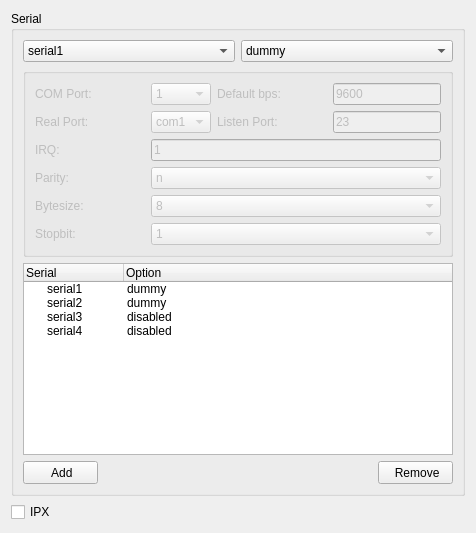
     <widget class="QWidget" name="pageInternet">
      <layout class="QGridLayout" name="gridLayout_11">
       <item row="0" column="0">
        <widget class="QGroupBox" name="groupBoxDirectSerial">
         <property name="title">
          <string>Serial</string>
         </property>
         <layout class="QGridLayout" name="gridLayout_3">
          <item row="0" column="0">
           <layout class="QHBoxLayout" name="hlSerial">
            <property name="spacing">
             <number>6</number>
            </property>
            <property name="margin">
             <number>0</number>
            </property>
            <item>
             <widget class="QComboBox" name="comboBoxDSSerial">
              <item>
               <property name="text">
                <string>serial1</string>
               </property>
              </item>
              <item>
               <property name="text">
                <string>serial2</string>
               </property>
              </item>
              <item>
               <property name="text">
                <string>serial3</string>
               </property>
              </item>
              <item>
               <property name="text">
                <string>serial4</string>
               </property>
              </item>
             </widget>
            </item>
            <item>
             <widget class="QComboBox" name="comboBoxDSOption">
              <property name="currentIndex">
               <number>1</number>
              </property>
              <item>
               <property name="text">
                <string>disabled</string>
               </property>
              </item>
              <item>
               <property name="text">
                <string>dummy</string>
               </property>
              </item>
              <item>
               <property name="text">
                <string>modem</string>
               </property>
              </item>
              <item>
               <property name="text">
                <string>directserial</string>
               </property>
              </item>
             </widget>
            </item>
           </layout>
          </item>
          <item row="1" column="0">
           <widget class="QGroupBox" name="groupBoxSerialOption">
            <property name="enabled">
             <bool>false</bool>
            </property>
            <property name="title">
             <string/>
            </property>
            <layout class="QGridLayout" name="gridLayout">
             <item row="0" column="0">
              <layout class="QHBoxLayout" name="hlSerialComPort">
               <property name="spacing">
                <number>6</number>
               </property>
               <property name="margin">
                <number>0</number>
               </property>
               <item>
                <widget class="QLabel" name="labelDSComPort">
                 <property name="minimumSize">
                  <size>
                   <width>110</width>
                   <height>0</height>
                  </size>
                 </property>
                 <property name="maximumSize">
                  <size>
                   <width>110</width>
                   <height>16777215</height>
                  </size>
                 </property>
                 <property name="text">
                  <string>COM Port:</string>
                 </property>
                 <property name="buddy">
                  <cstring>comboBoxDSComPort</cstring>
                 </property>
                </widget>
               </item>
               <item>
                <widget class="QComboBox" name="comboBoxDSComPort">
                 <item>
                  <property name="text">
                   <string>1</string>
                  </property>
                 </item>
                 <item>
                  <property name="text">
                   <string>2</string>
                  </property>
                 </item>
                </widget>
               </item>
              </layout>
             </item>
             <item row="0" column="1">
              <layout class="QHBoxLayout" name="hlSerialDefaultBps">
               <property name="spacing">
                <number>6</number>
               </property>
               <property name="margin">
                <number>0</number>
               </property>
               <item>
                <widget class="QLabel" name="labelDSDefaultBps">
                 <property name="minimumSize">
                  <size>
                   <width>110</width>
                   <height>0</height>
                  </size>
                 </property>
                 <property name="maximumSize">
                  <size>
                   <width>110</width>
                   <height>16777215</height>
                  </size>
                 </property>
                 <property name="text">
                  <string>Default bps:</string>
                 </property>
                 <property name="buddy">
                  <cstring>lineEditDSBps</cstring>
                 </property>
                </widget>
               </item>
               <item>
                <widget class="QLineEdit" name="lineEditDSBps">
                 <property name="text">
                  <string>9600</string>
                 </property>
                </widget>
               </item>
              </layout>
             </item>
             <item row="1" column="0">
              <layout class="QHBoxLayout" name="hlSerialRealPort">
               <property name="spacing">
                <number>6</number>
               </property>
               <property name="margin">
                <number>0</number>
               </property>
               <item>
                <widget class="QLabel" name="labelDSRealPort">
                 <property name="minimumSize">
                  <size>
                   <width>110</width>
                   <height>0</height>
                  </size>
                 </property>
                 <property name="maximumSize">
                  <size>
                   <width>110</width>
                   <height>16777215</height>
                  </size>
                 </property>
                 <property name="text">
                  <string>Real Port:</string>
                 </property>
                 <property name="buddy">
                  <cstring>comboBoxDSRealPort</cstring>
                 </property>
                </widget>
               </item>
               <item>
                <widget class="QComboBox" name="comboBoxDSRealPort">
                 <item>
                  <property name="text">
                   <string>com1</string>
                  </property>
                 </item>
                 <item>
                  <property name="text">
                   <string>com2</string>
                  </property>
                 </item>
                 <item>
                  <property name="text">
                   <string>com3</string>
                  </property>
                 </item>
                 <item>
                  <property name="text">
                   <string>com4</string>
                  </property>
                 </item>
                </widget>
               </item>
              </layout>
             </item>
             <item row="1" column="1">
              <layout class="QHBoxLayout" name="hlSerialListenPort">
               <property name="spacing">
                <number>6</number>
               </property>
               <property name="margin">
                <number>0</number>
               </property>
               <item>
                <widget class="QLabel" name="labelDSListenPort">
                 <property name="minimumSize">
                  <size>
                   <width>110</width>
                   <height>0</height>
                  </size>
                 </property>
                 <property name="maximumSize">
                  <size>
                   <width>110</width>
                   <height>16777215</height>
                  </size>
                 </property>
                 <property name="text">
                  <string>Listen Port:</string>
                 </property>
                 <property name="buddy">
                  <cstring>lineEditDSListenPort</cstring>
                 </property>
                </widget>
               </item>
               <item>
                <widget class="QLineEdit" name="lineEditDSListenPort">
                 <property name="text">
                  <string>23</string>
                 </property>
                </widget>
               </item>
              </layout>
             </item>
             <item row="2" column="0" colspan="2">
              <layout class="QHBoxLayout" name="hlSerialIrq">
               <property name="spacing">
                <number>6</number>
               </property>
               <property name="margin">
                <number>0</number>
               </property>
               <item>
                <widget class="QLabel" name="labelDSIrq">
                 <property name="minimumSize">
                  <size>
                   <width>110</width>
                   <height>0</height>
                  </size>
                 </property>
                 <property name="maximumSize">
                  <size>
                   <width>110</width>
                   <height>16777215</height>
                  </size>
                 </property>
                 <property name="text">
                  <string>IRQ:</string>
                 </property>
                 <property name="buddy">
                  <cstring>lineEditDSIrq</cstring>
                 </property>
                </widget>
               </item>
               <item>
                <widget class="QLineEdit" name="lineEditDSIrq">
                 <property name="text">
                  <string>1</string>
                 </property>
                </widget>
               </item>
              </layout>
             </item>
             <item row="3" column="0" colspan="2">
              <layout class="QHBoxLayout" name="hlSerialParity">
               <property name="spacing">
                <number>6</number>
               </property>
               <property name="margin">
                <number>0</number>
               </property>
               <item>
                <widget class="QLabel" name="labelDSParity">
                 <property name="minimumSize">
                  <size>
                   <width>110</width>
                   <height>0</height>
                  </size>
                 </property>
                 <property name="maximumSize">
                  <size>
                   <width>110</width>
                   <height>16777215</height>
                  </size>
                 </property>
                 <property name="text">
                  <string>Parity:</string>
                 </property>
                 <property name="buddy">
                  <cstring>comboBoxDSParity</cstring>
                 </property>
                </widget>
               </item>
               <item>
                <widget class="QComboBox" name="comboBoxDSParity">
                 <item>
                  <property name="text">
                   <string>n</string>
                  </property>
                 </item>
                 <item>
                  <property name="text">
                   <string>e</string>
                  </property>
                 </item>
                 <item>
                  <property name="text">
                   <string>o</string>
                  </property>
                 </item>
                </widget>
               </item>
              </layout>
             </item>
             <item row="4" column="0" colspan="2">
              <layout class="QHBoxLayout" name="hlSerialByteSize">
               <property name="spacing">
                <number>6</number>
               </property>
               <property name="margin">
                <number>0</number>
               </property>
               <item>
                <widget class="QLabel" name="labelDSByteSize">
                 <property name="minimumSize">
                  <size>
                   <width>110</width>
                   <height>0</height>
                  </size>
                 </property>
                 <property name="maximumSize">
                  <size>
                   <width>110</width>
                   <height>16777215</height>
                  </size>
                 </property>
                 <property name="text">
                  <string>Bytesize:</string>
                 </property>
                 <property name="buddy">
                  <cstring>comboBoxDSByteSize</cstring>
                 </property>
                </widget>
               </item>
               <item>
                <widget class="QComboBox" name="comboBoxDSByteSize">
                 <property name="currentIndex">
                  <number>1</number>
                 </property>
                 <item>
                  <property name="text">
                   <string>5</string>
                  </property>
                 </item>
                 <item>
                  <property name="text">
                   <string>8</string>
                  </property>
                 </item>
                </widget>
               </item>
              </layout>
             </item>
             <item row="5" column="0" colspan="2">
              <layout class="QHBoxLayout" name="hlSerialStopBit">
               <property name="spacing">
                <number>6</number>
               </property>
               <property name="margin">
                <number>0</number>
               </property>
               <item>
                <widget class="QLabel" name="labelDSStopBit">
                 <property name="minimumSize">
                  <size>
                   <width>110</width>
                   <height>0</height>
                  </size>
                 </property>
                 <property name="maximumSize">
                  <size>
                   <width>110</width>
                   <height>16777215</height>
                  </size>
                 </property>
                 <property name="text">
                  <string>Stopbit:</string>
                 </property>
                 <property name="buddy">
                  <cstring>comboBoxDSStopBit</cstring>
                 </property>
                </widget>
               </item>
               <item>
                <widget class="QComboBox" name="comboBoxDSStopBit">
                 <item>
                  <property name="text">
                   <string>1</string>
                  </property>
                 </item>
                 <item>
                  <property name="text">
                   <string>2</string>
                  </property>
                 </item>
                </widget>
               </item>
              </layout>
             </item>
            </layout>
           </widget>
          </item>
          <item row="2" column="0">
           <widget class="QTreeWidget" name="treeWidgetSerial">
            <column>
             <property name="text">
              <string>Serial</string>
             </property>
            </column>
            <column>
             <property name="text">
              <string>Option</string>
             </property>
            </column>
            <item>
             <property name="text">
              <string>serial1</string>
             </property>
             <property name="text">
              <string>dummy</string>
             </property>
            </item>
            <item>
             <property name="text">
              <string>serial2</string>
             </property>
             <property name="text">
              <string>dummy</string>
             </property>
            </item>
            <item>
             <property name="text">
              <string>serial3</string>
             </property>
             <property name="text">
              <string>disabled</string>
             </property>
            </item>
            <item>
             <property name="text">
              <string>serial4</string>
             </property>
             <property name="text">
              <string>disabled</string>
             </property>
            </item>
           </widget>
          </item>
          <item row="3" column="0">
           <layout class="QHBoxLayout" name="hlSerialButtonGroup">
            <property name="spacing">
             <number>6</number>
            </property>
            <property name="margin">
             <number>0</number>
            </property>
            <item>
             <widget class="QPushButton" name="btnSerialAdd">
              <property name="minimumSize">
               <size>
                <width>75</width>
                <height>23</height>
               </size>
              </property>
              <property name="maximumSize">
               <size>
                <width>75</width>
                <height>23</height>
               </size>
              </property>
              <property name="text">
               <string> Add</string>
              </property>
              <property name="icon">
               <iconset resource="../../../resource/dboxfe.qrc">
                <normaloff>:/pics/images/add_16.png</normaloff>:/pics/images/add_16.png</iconset>
              </property>
             </widget>
            </item>
            <item>
             <spacer name="hsSerialButtonGroup">
              <property name="orientation">
               <enum>Qt::Horizontal</enum>
              </property>
              <property name="sizeHint" stdset="0">
               <size>
                <width>116</width>
                <height>20</height>
               </size>
              </property>
             </spacer>
            </item>
            <item>
             <widget class="QPushButton" name="btnSerialRemove">
              <property name="minimumSize">
               <size>
                <width>75</width>
                <height>23</height>
               </size>
              </property>
              <property name="maximumSize">
               <size>
                <width>75</width>
                <height>23</height>
               </size>
              </property>
              <property name="text">
               <string> Remove</string>
              </property>
              <property name="icon">
               <iconset resource="../../../resource/dboxfe.qrc">
                <normaloff>:/pics/images/delete_16.png</normaloff>:/pics/images/delete_16.png</iconset>
              </property>
             </widget>
            </item>
           </layout>
          </item>
         </layout>
        </widget>
       </item>
       <item row="1" column="0">
        <widget class="QCheckBox" name="checkBoxIPX">
         <property name="text">
          <string>IPX</string>
         </property>
        </widget>
       </item>
      </layout>
     </widget>
